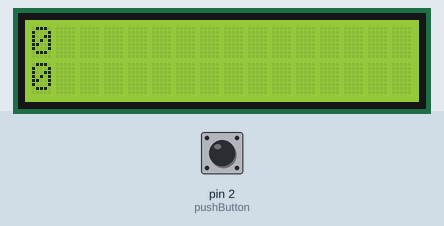
Bench run of a sketch on a simulated Arduino Uno, built with avr-gcc and run on an emulated ATmega328P. Shown: 16×2 character LCD. Inputs (shaded band) come from the test bench; at power-on: pin 2 (pushButton) LOW.

Above: at 1.2 s.
1.3 s: pin 2 (pushButton) pulled HIGH for 0.15 s
At 1.37 s:
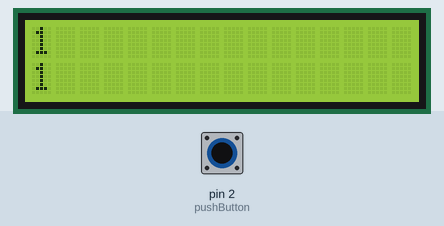
Timing chart, 0 to 4.3 s (numbered marks = the images above; inputs shaded):
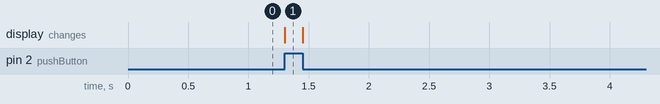

The sketch:

switch_status.ino
```cpp
/*
  DigitalReadSerial
 Reads a digital input on pin 2, prints the result to the serial monitor

 */

// digital pin 2 has a pushbutton attached to it. Give it a name:
#include <LiquidCrystal.h>
LiquidCrystal lcd(12, 11, 5, 4, 3, 1);//pins on which LCD is connected
int pushButton = 2; //button is connected to pin 2 of arduino
void setup()
{
lcd.begin(16, 2);// column by row i.e 16 columns and 2 rows
pinMode(pushButton, INPUT);
}
void loop()
{
int buttonState = digitalRead(pushButton);//reading button and saving it in a variable buttonState
lcd.setCursor(0,0); //now printing the button state on LCD i.e if button is pressed 1 is displayed on LCD otherwise 0
lcd.print(buttonState);
lcd.setCursor(0,1);
lcd.print(buttonState);
delay(1);
}
```

Measured:
- after the input at 1.3 s, the display: changes at once (image 1)
